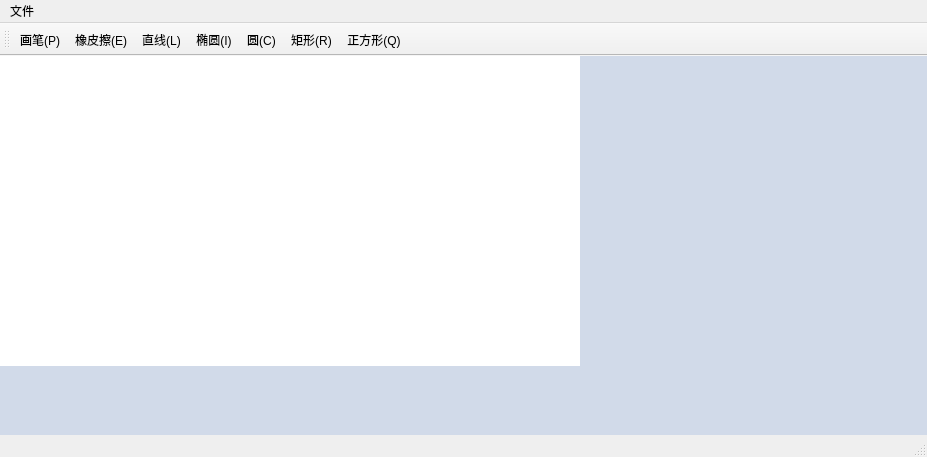
<?xml version="1.0" encoding="UTF-8"?>
<ui version="4.0">
 <class>MainWindow</class>
 <widget class="QMainWindow" name="MainWindow">
  <property name="geometry">
   <rect>
    <x>0</x>
    <y>0</y>
    <width>927</width>
    <height>457</height>
   </rect>
  </property>
  <property name="windowTitle">
   <string>DrawingBoard</string>
  </property>
  <widget class="QWidget" name="centralWidget">
   <property name="autoFillBackground">
    <bool>false</bool>
   </property>
   <property name="styleSheet">
    <string notr="true">background-color:rgb(209, 218, 233);</string>
   </property>
   <widget class="BoardWidget" name="board" native="true">
    <property name="geometry">
     <rect>
      <x>-1</x>
      <y>-1</y>
      <width>581</width>
      <height>311</height>
     </rect>
    </property>
    <property name="styleSheet">
     <string notr="true">background-color:white;</string>
    </property>
   </widget>
  </widget>
  <widget class="QMenuBar" name="menuBar">
   <property name="geometry">
    <rect>
     <x>0</x>
     <y>0</y>
     <width>927</width>
     <height>21</height>
    </rect>
   </property>
   <widget class="QMenu" name="fileMenu">
    <property name="title">
     <string>文件</string>
    </property>
    <addaction name="actNewFile"/>
    <addaction name="actOpenFile"/>
    <addaction name="actSaveFile"/>
   </widget>
   <addaction name="fileMenu"/>
  </widget>
  <widget class="QStatusBar" name="statusBar"/>
  <widget class="QToolBar" name="mainToolBar">
   <attribute name="toolBarArea">
    <enum>TopToolBarArea</enum>
   </attribute>
   <attribute name="toolBarBreak">
    <bool>false</bool>
   </attribute>
   <addaction name="actPencil"/>
   <addaction name="actEraser"/>
   <addaction name="actLine"/>
   <addaction name="actEllipse"/>
   <addaction name="actCircle"/>
   <addaction name="actRect"/>
   <addaction name="actSquare"/>
  </widget>
  <action name="actPencil">
   <property name="checkable">
    <bool>true</bool>
   </property>
   <property name="icon">
    <iconset resource="src.qrc">
     <normaloff>:/img/img/pencil.png</normaloff>:/img/img/pencil.png</iconset>
   </property>
   <property name="text">
    <string>画笔(&amp;P)</string>
   </property>
   <property name="toolTip">
    <string>画笔(P)</string>
   </property>
   <property name="shortcut">
    <string>Ctrl+P</string>
   </property>
  </action>
  <action name="actNewFile">
   <property name="text">
    <string>新建(&amp;N)</string>
   </property>
   <property name="toolTip">
    <string>新建(N)</string>
   </property>
  </action>
  <action name="actOpenFile">
   <property name="text">
    <string>打开(&amp;O)</string>
   </property>
   <property name="toolTip">
    <string>打开(O)</string>
   </property>
  </action>
  <action name="actSaveFile">
   <property name="text">
    <string>保存(&amp;S)</string>
   </property>
   <property name="toolTip">
    <string>保存(S)</string>
   </property>
  </action>
  <action name="actLine">
   <property name="checkable">
    <bool>true</bool>
   </property>
   <property name="icon">
    <iconset resource="src.qrc">
     <normaloff>:/img/img/line.png</normaloff>:/img/img/line.png</iconset>
   </property>
   <property name="text">
    <string>直线(&amp;L)</string>
   </property>
   <property name="toolTip">
    <string>直线(L)</string>
   </property>
   <property name="shortcut">
    <string>Ctrl+L</string>
   </property>
  </action>
  <action name="actRect">
   <property name="checkable">
    <bool>true</bool>
   </property>
   <property name="icon">
    <iconset resource="src.qrc">
     <normaloff>:/img/img/rect.png</normaloff>:/img/img/rect.png</iconset>
   </property>
   <property name="text">
    <string>矩形(&amp;R)</string>
   </property>
   <property name="toolTip">
    <string>矩形(R)</string>
   </property>
   <property name="shortcut">
    <string>Ctrl+R</string>
   </property>
  </action>
  <action name="actCircle">
   <property name="checkable">
    <bool>true</bool>
   </property>
   <property name="icon">
    <iconset resource="src.qrc">
     <normaloff>:/img/img/circle.png</normaloff>:/img/img/circle.png</iconset>
   </property>
   <property name="text">
    <string>圆(&amp;C)</string>
   </property>
   <property name="toolTip">
    <string>圆(C)</string>
   </property>
   <property name="shortcut">
    <string>Ctrl+C</string>
   </property>
  </action>
  <action name="actEllipse">
   <property name="checkable">
    <bool>true</bool>
   </property>
   <property name="icon">
    <iconset resource="src.qrc">
     <normaloff>:/img/img/ellipse.png</normaloff>:/img/img/ellipse.png</iconset>
   </property>
   <property name="text">
    <string>椭圆(&amp;I)</string>
   </property>
   <property name="toolTip">
    <string>椭圆(I)</string>
   </property>
   <property name="shortcut">
    <string>Ctrl+I</string>
   </property>
  </action>
  <action name="actSquare">
   <property name="checkable">
    <bool>true</bool>
   </property>
   <property name="icon">
    <iconset resource="src.qrc">
     <normaloff>:/img/img/square.png</normaloff>:/img/img/square.png</iconset>
   </property>
   <property name="text">
    <string>正方形(&amp;Q)</string>
   </property>
   <property name="toolTip">
    <string>正方形(Q)</string>
   </property>
   <property name="shortcut">
    <string>Ctrl+Q</string>
   </property>
  </action>
  <action name="actEraser">
   <property name="checkable">
    <bool>true</bool>
   </property>
   <property name="icon">
    <iconset resource="src.qrc">
     <normaloff>:/img/img/eraser.png</normaloff>:/img/img/eraser.png</iconset>
   </property>
   <property name="text">
    <string>橡皮擦(&amp;E)</string>
   </property>
   <property name="toolTip">
    <string>橡皮擦(E)</string>
   </property>
   <property name="shortcut">
    <string>Ctrl+E</string>
   </property>
  </action>
 </widget>
 <layoutdefault spacing="6" margin="11"/>
 <customwidgets>
  <customwidget>
   <class>BoardWidget</class>
   <extends>QWidget</extends>
   <header>boardwidget.h</header>
   <container>1</container>
  </customwidget>
 </customwidgets>
 <resources>
  <include location="src.qrc"/>
 </resources>
 <connections/>
 <slots>
  <slot>slot1()</slot>
 </slots>
</ui>
